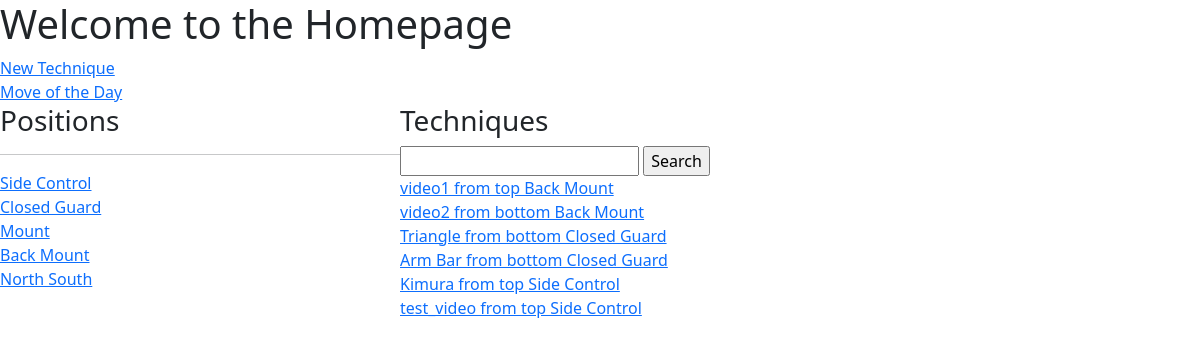
The app's page / (signed in), older data.
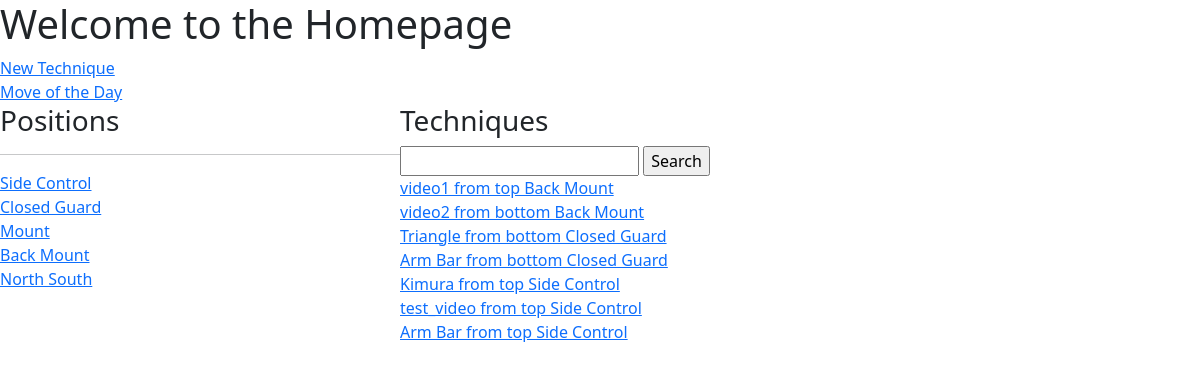
The same page, newer data.
### bjjtracker/models.py (models this page shows)
class Position(models.Model):
    name = models.CharField(primary_key=True, max_length=100)
    concepts = models.TextField(null=True, blank=True)
    def __str__(self):
        return self.name

class Technique(models.Model):
    TOP_BOTTOM = (
        ('top', 'top'),
        ('bottom', 'bottom'),
    )
    name = models.CharField(max_length=100)
    position = models.ForeignKey(Position, on_delete=models.CASCADE)
    topBottom = models.CharField(max_length=10, choices=TOP_BOTTOM, blank=True)
    user = models.ForeignKey(User, on_delete=models.CASCADE)
    tags = models.ManyToManyField('Tag', blank=True)
    date = models.DateTimeField(auto_now=True)
    steps = models.TextField(null=True, blank=True)
    details = models.TextField(null=True, blank=True)
    comments = models.TextField(null=True, blank=True)
    video = models.FileField(null=True, blank=True)
    id = models.UUIDField(default=uuid.uuid4, unique=True, primary_key=True, editable=False)
    def __str__(self):
        return "".join((self.name, " from ", self.topBottom, " ", self.position.name))

### bjjtracker/views.py (the view)
# urls.py: path('', views.home, name='home'),
@login_required(login_url='login')
def home(request):
    q = request.GET.get('search-area') if request.GET.get('search-area') != None else ''
    if q:
        techniques = Technique.objects.filter(
            Q(position__name__icontains=q) |
            Q(name__icontains=q)
        )
    else:
        techniques = Technique.objects.filter(user=request.user).order_by('position')
    positions = Position.objects.all()
    context = {'positions':positions, 'techniques':techniques, 'search_input':q}
    return render(request, 'bjjtracker/home.html', context)

### bjjtracker/templates/bjjtracker/home.html
{% extends 'main.html' %}
{% block content %}
<h1>Welcome to the Homepage</h1>
<a href="{% url 'create-technique' %}">New Technique</a>
<br>
<a href="{% url 'move-of-the-day' %}">Move of the Day</a>
<div class="home-containers">
    <div>
        <h3>Positions</h3>
        <hr>
        {% for position in positions %}
        <div>
            <a href="{% url 'position'  position.name %}">{{ position }}</a>
        </div>
        {% endfor %}
    </div>
    <div>
        <h3>Techniques</h3>
        <form method="GET">
            <input type="text" name="search-area" value="{{search_input}}">
            <input type="submit" value="Search">
        </form>
        {% for technique in techniques %}
        <div>
            <a href="{% url 'technique'  technique.id %}">{{ technique }}</a>
        </div>
        {% endfor %}
    </div>
</div>
{% endblock %}

Row changes from the older to the newer data that the page shows:
added Technique: name+topBottom+position "Arm Bar from top Side Control"
